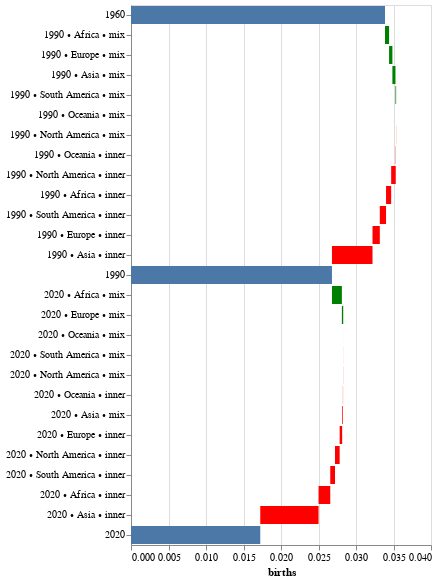

Here is the notebook cell this chart was saved with:
### Code cell
explainer.plot(demography)

### Figure 1 — Vega-Lite specification as saved in the notebook (floating-point values rounded to 4 significant figures)
{"config": {"view": {"continuousWidth": 300, "continuousHeight": 300}}, "layer": [{"data": {"name": "data-f1de58efd137c02a08a765735cd625ec"}, "mark": {"type": "bar"}, "encoding": {"tooltip": [{"field": "total", "type": "quantitative"}], "x": {"field": "total", "type": "quantitative"}, "y": {"field": "label", "sort": null, "type": "ordinal"}}, "name": "view_1"}, {"data": {"name": "data-4b6665332cff17cbafdd79e1d5cddb3b"}, "mark": {"type": "bar"}, "encoding": {"color": {"field": "is_positive", "legend": null, "scale": {"domain": [true, false], "range": ["green", "red"]}, "type": "nominal"}, "tooltip": [{"field": "year", "type": "quantitative"}, {"field": "continent", "type": "nominal"}, {"field": "kind", "type": "nominal"}, {"field": "impact", "type": "quantitative"}], "x": {"axis": {"title": "births"}, "field": "start", "type": "quantitative"}, "x2": {"field": "end"}, "y": {"axis": {"title": null}, "field": "label", "sort": null, "type": "ordinal"}}}, {"data": {"name": "data-a07dc84afb5fdd476d7499ca18c0eaa5"}, "mark": {"type": "bar"}, "encoding": {"tooltip": [{"field": "total", "type": "quantitative"}], "x": {"field": "total", "type": "quantitative"}, "y": {"field": "label", "sort": null, "type": "ordinal"}}}, {"data": {"name": "data-241fac17129089c28a97ca39c7928b1a"}, "mark": {"type": "bar"}, "encoding": {"color": {"field": "is_positive", "legend": null, "scale": {"domain": [true, false], "range": ["green", "red"]}, "type": "nominal"}, "tooltip": [{"field": "year", "type": "quantitative"}, {"field": "continent", "type": "nominal"}, {"field": "kind", "type": "nominal"}, {"field": "impact", "type": "quantitative"}], "x": {"axis": {"title": "births"}, "field": "start", "type": "quantitative"}, "x2": {"field": "end"}, "y": {"axis": {"title": null}, "field": "label", "sort": null, "type": "ordinal"}}}, {"data": {"name": "data-9eca99924302cb5c10ea67ef24cde909"}, "mark": {"type": "bar"}, "encoding": {"tooltip": [{"field": "total", "type": "quantitative"}], "x": {"field": "total", "type": "quantitative"}, "y": {"field": "label", "sort": null, "type": "ordinal"}}}], "params": [{"name": "param_1", "select": {"type": "interval", "encodings": ["x", "y"]}, "bind": "scales", "views": ["view_1"]}], "$schema": "https://vega.github.io/schema/vega-lite/v5.17.0.json", "datasets": {"data-f1de58efd137c02a08a765735cd625ec": [{"label": [1960], "total": 0.03387}], "data-4b6665332cff17cbafdd79e1d5cddb3b": [{"year": 1990, "continent": "Africa", "impact": 0.000539, "kind": "mix", "end": 0.03441, "start": 0.03387, "label": "1990 • Africa • mix", "is_positive": true}, {"year": 1990, "continent": "Europe", "impact": 0.0004424, "kind": "mix", "end": 0.03485, "start": 0.03441, "label": "1990 • Europe • mix", "is_positive": true}, {"year": 1990, "continent": "Asia", "impact": 0.0004105, "kind": "mix", "end": 0.03526, "start": 0.03485, "label": "1990 • Asia • mix", "is_positive": true}, {"year": 1990, "continent": "South America", "impact": 9.014e-05, "kind": "mix", "end": 0.03535, "start": 0.03526, "label": "1990 • South America • mix", "is_positive": true}, {"year": 1990, "continent": "Oceania", "impact": -9.112e-08, "kind": "mix", "end": 0.03535, "start": 0.03535, "label": "1990 • Oceania • mix", "is_positive": false}, {"year": 1990, "continent": "North America", "impact": -1.701e-05, "kind": "mix", "end": 0.03534, "start": 0.03535, "label": "1990 • North America • mix", "is_positive": false}, {"year": 1990, "continent": "Oceania", "impact": -3.534e-05, "kind": "inner", "end": 0.0353, "start": 0.03534, "label": "1990 • Oceania • inner", "is_positive": false}, {"year": 1990, "continent": "North America", "impact": -0.0006121, "kind": "inner", "end": 0.03469, "start": 0.0353, "label": "1990 • North America • inner", "is_positive": false}, {"year": 1990, "continent": "Africa", "impact": -0.000683, "kind": "inner", "end": 0.034, "start": 0.03469, "label": "1990 • Africa • inner", "is_positive": false}, {"year": 1990, "continent": "South America", "impact": -0.0008292, "kind": "inner", "end": 0.03318, "start": 0.034, "label": "1990 • South America • inner", "is_positive": false}, {"year": 1990, "continent": "Europe", "impact": -0.0009739, "kind": "inner", "end": 0.0322, "start": 0.03318, "label": "1990 • Europe • inner", "is_positive": false}, {"year": 1990, "continent": "Asia", "impact": -0.005406, "kind": "inner", "end": 0.0268, "start": 0.0322, "label": "1990 • Asia • inner", "is_positive": false}], "data-a07dc84afb5fdd476d7499ca18c0eaa5": [{"label": [1990], "total": 0.0268}], "data-241fac17129089c28a97ca39c7928b1a": [{"year": 2020, "continent": "Africa", "impact": 0.001321, "kind": "mix", "end": 0.02812, "start": 0.0268, "label": "2020 • Africa • mix", "is_positive": true}, {"year": 2020, "continent": "Europe", "impact": 0.0001798, "kind": "mix", "end": 0.0283, "start": 0.02812, "label": "2020 • Europe • mix", "is_positive": true}, {"year": 2020, "continent": "Oceania", "impact": 1.687e-06, "kind": "mix", "end": 0.0283, "start": 0.0283, "label": "2020 • Oceania • mix", "is_positive": true}, {"year": 2020, "continent": "South America", "impact": -7.497e-06, "kind": "mix", "end": 0.02829, "start": 0.0283, "label": "2020 • South America • mix", "is_positive": false}, {"year": 2020, "continent": "North America", "impact": -1.331e-05, "kind": "mix", "end": 0.02828, "start": 0.02829, "label": "2020 • North America • mix", "is_positive": false}, {"year": 2020, "continent": "Oceania", "impact": -2.507e-05, "kind": "inner", "end": 0.02825, "start": 0.02828, "label": "2020 • Oceania • inner", "is_positive": false}, {"year": 2020, "continent": "Asia", "impact": -9.741e-05, "kind": "mix", "end": 0.02816, "start": 0.02825, "label": "2020 • Asia • mix", "is_positive": false}, {"year": 2020, "continent": "Europe", "impact": -0.0003333, "kind": "inner", "end": 0.02782, "start": 0.02816, "label": "2020 • Europe • inner", "is_positive": false}, {"year": 2020, "continent": "North America", "impact": -0.0006184, "kind": "inner", "end": 0.0272, "start": 0.02782, "label": "2020 • North America • inner", "is_positive": false}, {"year": 2020, "continent": "South America", "impact": -0.0006345, "kind": "inner", "end": 0.02657, "start": 0.0272, "label": "2020 • South America • inner", "is_positive": false}, {"year": 2020, "continent": "Africa", "impact": -0.001562, "kind": "inner", "end": 0.02501, "start": 0.02657, "label": "2020 • Africa • inner", "is_positive": false}, {"year": 2020, "continent": "Asia", "impact": -0.007773, "kind": "inner", "end": 0.01723, "start": 0.02501, "label": "2020 • Asia • inner", "is_positive": false}], "data-9eca99924302cb5c10ea67ef24cde909": [{"label": [2020], "total": 0.01723}]}}
